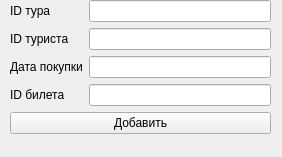
<?xml version="1.0" encoding="UTF-8"?>
<ui version="4.0">
 <class>Ticket_add_form</class>
 <widget class="QWidget" name="Ticket_add_form">
  <property name="geometry">
   <rect>
    <x>0</x>
    <y>0</y>
    <width>282</width>
    <height>157</height>
   </rect>
  </property>
  <property name="windowTitle">
   <string>Добавление билета</string>
  </property>
  <widget class="QWidget" name="formLayoutWidget">
   <property name="geometry">
    <rect>
     <x>10</x>
     <y>0</y>
     <width>261</width>
     <height>146</height>
    </rect>
   </property>
   <layout class="QFormLayout" name="formLayout">
    <item row="0" column="0">
     <widget class="QLabel" name="tour_ID">
      <property name="text">
       <string>ID тура</string>
      </property>
     </widget>
    </item>
    <item row="1" column="0">
     <widget class="QLabel" name="tourist_ID">
      <property name="text">
       <string>ID туриста</string>
      </property>
     </widget>
    </item>
    <item row="2" column="0">
     <widget class="QLabel" name="date_purchase">
      <property name="text">
       <string>Дата покупки</string>
      </property>
     </widget>
    </item>
    <item row="0" column="1">
     <widget class="QLineEdit" name="tour_ID_input"/>
    </item>
    <item row="1" column="1">
     <widget class="QLineEdit" name="tourist_ID_input"/>
    </item>
    <item row="2" column="1">
     <widget class="QLineEdit" name="date_purchase_input"/>
    </item>
    <item row="4" column="0" colspan="2">
     <widget class="QPushButton" name="addition">
      <property name="text">
       <string>Добавить</string>
      </property>
     </widget>
    </item>
    <item row="3" column="0">
     <widget class="QLabel" name="ticket_ID">
      <property name="text">
       <string>ID билета</string>
      </property>
     </widget>
    </item>
    <item row="3" column="1">
     <widget class="QLineEdit" name="ticket_ID_input"/>
    </item>
   </layout>
  </widget>
 </widget>
 <resources/>
 <connections/>
</ui>
